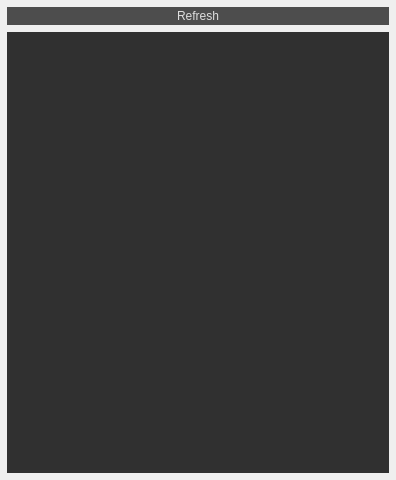
<?xml version="1.0" encoding="UTF-8"?>
<ui version="4.0">
 <class>AssetPickerWidget</class>
 <widget class="QWidget" name="AssetPickerWidget">
  <property name="geometry">
   <rect>
    <x>0</x>
    <y>0</y>
    <width>396</width>
    <height>480</height>
   </rect>
  </property>
  <property name="windowTitle">
   <string>Form</string>
  </property>
  <property name="styleSheet">
   <string notr="true">QPushButton {
    background-color: #4D4D4D;
    color: #DEDEDE;
    border: 0;
	padding: 2px 8px;
}

QPushButton:hover {
    background-color: #555;
}

QPushButton:pressed {
    background-color: #444;
}

QSlider::groove:horizontal {
   /* height: 8px; /* the groove expands to the size of the slider by default. by giving it a height, it has a fixed size */
    background: #404040;
}

QSlider::handle:horizontal {
    background: #AFAFAF;
    width: 10px;
    margin: -2px 0; /* handle is placed by default on the contents rect of the groove. Expand outside the groove */
}

QListView {
	background: #303030;
	border: 0;
}

/* Works for both QListView and QListWidget */
QListView::item {
    /* Won't work without borders set */
    border: 0;
    padding: 4px;
}

/* ================== */

 QScrollBar:vertical {
     background-color: #212121;
     width: 18px;
     margin: 22px 0 22px 0;
 }

 QScrollBar::handle:vertical {
	background-color: #444;
     min-height: 20px;
     margin-left: 2px;
     margin-right: 2px;
 }

QScrollBar::handle:vertical:hover {
	background-color: #555;
	min-height: 20px;
	margin-left: 2px;
	margin-right: 2px;
}

QScrollBar::add-line:vertical {
	background-color: #444;
	height: 20px;
	border: 2px solid #212121;
	border-width: 2px 2px  0 2px;
	subcontrol-position: bottom;
	subcontrol-origin: margin;
 }

QScrollBar::sub-line:vertical {
    background-color: #444;
	height: 20px;
	border: 2px solid #212121;
	border-width: 0 2px 2px 2px;
	subcontrol-position: top;
	subcontrol-origin: margin;
 }

QScrollBar::up-arrow:vertical {
    image: url(:/app/icons/up-arrow.svg);
}

QScrollBar::up-arrow:vertical:hover {
    background-color: #555;
}

QScrollBar::down-arrow:vertical {
    image: url(:/app/icons/down-arrow.svg);
}

QScrollBar::down-arrow:vertical:hover {
    background-color: #555;
}

/* ========================== */

/* For icon only */
/*QListView::icon {
    left: 10px;
}*/

/* For text only */
/*QListView::text {
    left: 10px;
}*/</string>
  </property>
  <layout class="QGridLayout" name="gridLayout">
   <property name="leftMargin">
    <number>7</number>
   </property>
   <property name="topMargin">
    <number>7</number>
   </property>
   <property name="rightMargin">
    <number>7</number>
   </property>
   <property name="bottomMargin">
    <number>7</number>
   </property>
   <property name="spacing">
    <number>7</number>
   </property>
   <item row="0" column="0">
    <widget class="QPushButton" name="scanBtn">
     <property name="text">
      <string>Refresh</string>
     </property>
    </widget>
   </item>
   <item row="1" column="0">
    <widget class="QListWidget" name="assetView"/>
   </item>
  </layout>
 </widget>
 <resources/>
 <connections/>
</ui>
